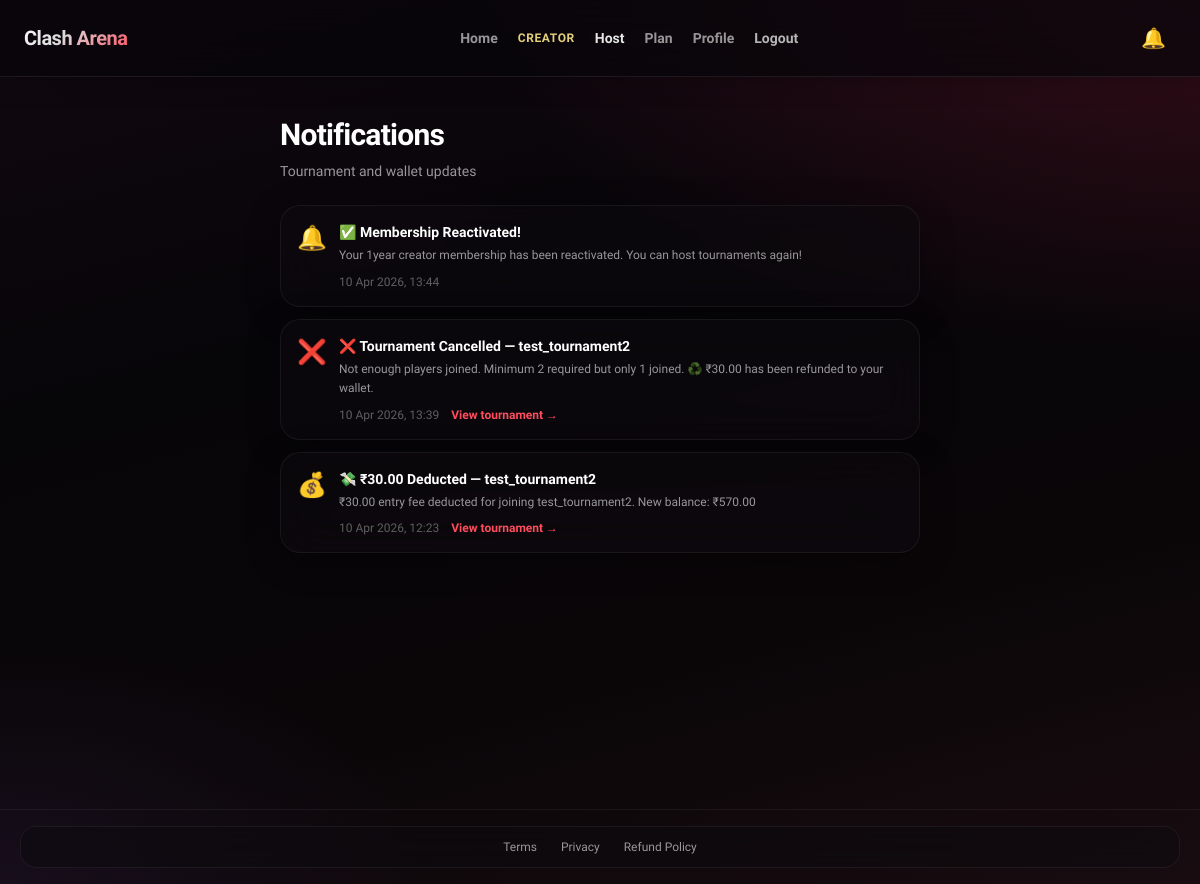
The app's page /notifications/ (signed in), older data.
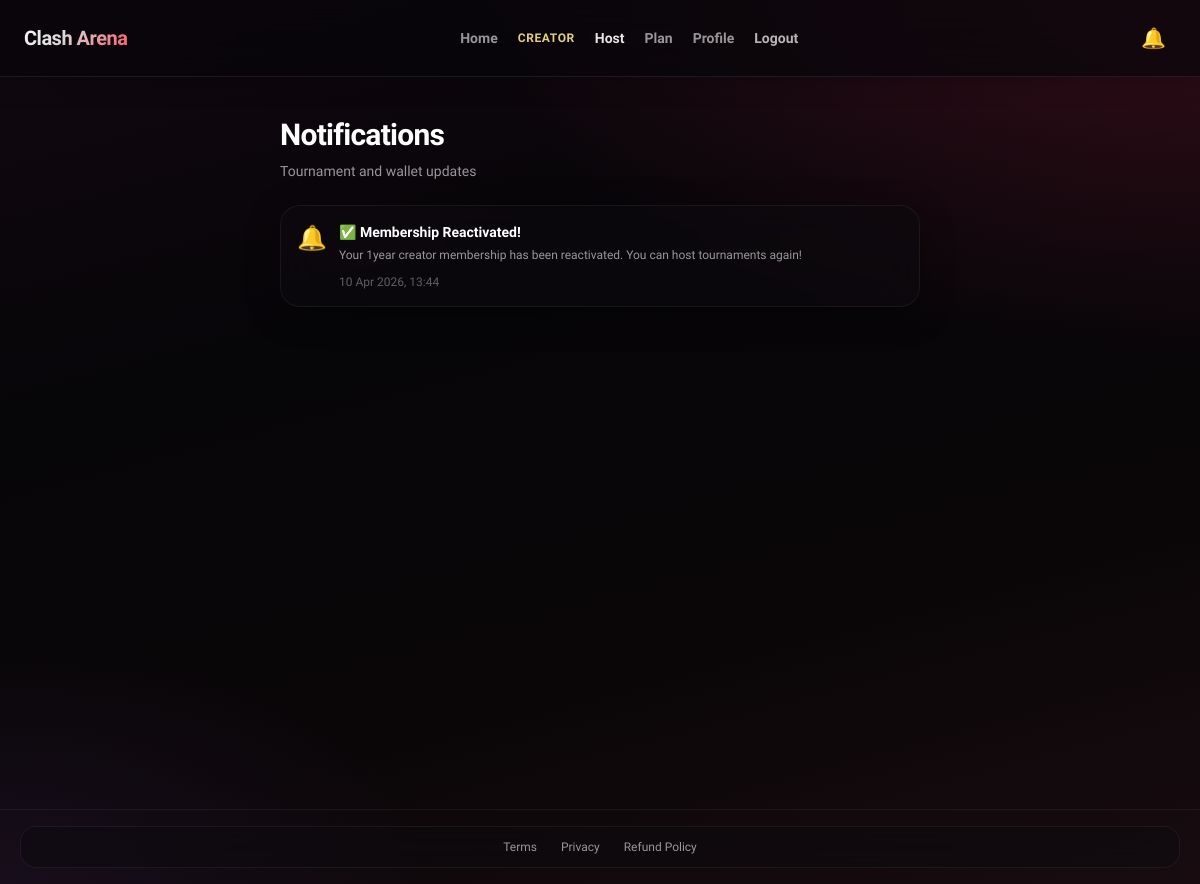
The same page, newer data.
### core/models.py (models this page shows, shortened)
class Notification(models.Model):
    TYPE_CHOICES = [
        ('tournament_start', 'Tournament Started'),
        ('tournament_end', 'Tournament Ended'),
        ('tournament_cancel', 'Tournament Cancelled'),
        ('result_uploaded', 'Result Uploaded'),
        ('wallet_credit', 'Wallet Credit'),
        ('general', 'General'),
    ]
    user = models.ForeignKey(User, on_delete=models.CASCADE, related_name='notifications')
    notification_type = models.CharField(max_length=30, choices=TYPE_CHOICES, default='general')
    title = models.CharField(max_length=200)
    message = models.TextField()
    tournament = models.ForeignKey(Tournament, on_delete=models.CASCADE, null=True, blank=True)
    is_read = models.BooleanField(default=False)
    created_at = models.DateTimeField(auto_now_add=True)

### core/views.py (the view)
# urls.py: path('notifications/', notifications_view, name='notifications'),
@login_required
def notifications_view(request):
    notifications = Notification.objects.filter(
        user=request.user
    ).order_by('-created_at')[:50]
    Notification.objects.filter(user=request.user, is_read=False).update(is_read=True)
    return render(request, 'notifications.html', {
        'notifications': notifications
    })

### core/context_processors.py (called while the page is built)
def unread_notifications(request):
    if request.user.is_authenticated:
        count = Notification.objects.filter(
            user=request.user, is_read=False
        ).count()
        return {'unread_count': count}
    return {'unread_count': 0}

### templates/notifications.html (shortened to what this page needs)
{% extends "base.html" %}
{% block content %}
<div class="max-w-2xl mx-auto px-3 sm:px-4 py-6 sm:py-10">
    <h1 class="text-2xl sm:text-3xl font-extrabold text-white mb-2 tracking-tight">Notifications</h1>
    <p class="ca-muted text-sm mb-6">Tournament and wallet updates</p>
    <div class="space-y-3">
        {% for n in notifications %}
        <div class="ca-glass p-4 relative overflow-hidden transition border {% if not n.is_read %}border-ca-accent/35 shadow-[0_0_24px_rgba(255,77,94,0.12)]{% else %}border-white/[0.06]{% endif %}">
            <div class="flex items-start gap-3 pr-4">
                <div class="text-2xl flex-shrink-0">
                    {% if n.notification_type == 'tournament_start' %}🔴
                    {% elif n.notification_type == 'tournament_end' %}🏆
                    {% elif n.notification_type == 'tournament_cancel' %}❌
                    {% elif n.notification_type == 'result_uploaded' %}📸
                    {% elif n.notification_type == 'wallet_credit' %}💰
                    {% else %}🔔
                    {% endif %}
                </div>
                <div class="flex-1 min-w-0">
                    <p class="text-white font-bold text-sm">{{ n.title }}</p>
                    <p class="ca-muted text-xs mt-1 leading-relaxed">{{ n.message }}</p>
                    <div class="flex flex-wrap items-center gap-3 mt-2">
                        <p class="text-white/35 text-xs">{{ n.created_at|date:"d M Y, H:i" }}</p>
                        {% if n.tournament %}
                        <a href="/tournament/{{ n.tournament.id }}/"
                           class="text-ca-accent text-xs font-semibold hover:text-white transition">
                            View tournament →
                        </a>
                        {% endif %}
                    </div>
                </div>
            </div>
        </div>
        {% empty %}
        <div class="ca-glass px-5 py-10 text-center">
            <p class="ca-muted text-sm">No notifications yet.</p>
        </div>
        {% endfor %}
    </div>
</div>
{% endblock %}

### templates/base.html (shortened to what this page needs)
<!DOCTYPE html>
<html lang="en">
<head>
    <script src="https://cdn.tailwindcss.com"></script>
</head>
<body class="text-white overflow-x-hidden antialiased">
    <nav class="ca-nav flex flex-wrap justify-between items-center gap-2 px-4 sm:px-6 py-3 sm:py-3.5 relative z-40">
        <a href="/" class="text-lg sm:text-xl font-extrabold ca-logo tracking-tight shrink-0 py-1">Clash Arena</a>
        <div class="hidden md:flex flex-wrap gap-x-5 gap-y-2 text-sm font-semibold items-center">
            <a href="/" class="ca-muted hover:text-white transition">Home</a>
            {% if user.is_authenticated %}
                {% if user.profile.is_admin %}
                    <span class="text-ca-accent font-bold text-xs uppercase tracking-wider">Admin</span>
                    <a href="/create-tournament/" class="text-white/90 hover:text-ca-accent transition">Host</a>
                    <a href="/creator-admin/" class="text-white/90 hover:text-ca-accent transition">Panel</a>
                {% elif user.profile.is_creator %}
                    <span class="text-amber-200/90 font-semibold text-xs uppercase tracking-wider">Creator</span>
                    <a href="/create-tournament/" class="text-white/90 hover:text-ca-accent transition">Host</a>
                    <a href="/subscription/" class="ca-muted hover:text-white transition">Plan</a>
                {% else %}
                    <a href="/subscription/" class="ca-muted hover:text-ca-accent transition">Become Creator</a>
                {% endif %}
                <a href="/profile/" class="ca-muted hover:text-white transition">Profile</a>
                <a href="/logout/" class="text-white/70 hover:text-ca-accent transition">Logout</a>
            {% else %}
                <a href="/login/" class="ca-muted hover:text-white transition">Login</a>
                <a href="/register/" class="text-white/90 hover:text-ca-accent transition">Register</a>
            {% endif %}
        </div>
        <div class="flex items-center gap-1 sm:gap-2 shrink-0">
            {% if user.is_authenticated %}
            <a href="/notifications/" class="relative p-2.5 min-w-[2.75rem] min-h-[2.75rem] flex items-center justify-center rounded-full hover:bg-white/5 transition" aria-label="Notifications">
                <span class="text-xl {% if unread_count > 0 %}bell-shake{% endif %}">🔔</span>
            </a>
            {% endif %}
        </div>
    </nav>
    <main class="max-w-7xl mx-auto px-4 sm:px-5 pb-6">
        {% block content %}{% endblock %}
    </main>
    <footer class="max-w-7xl mx-auto px-4 sm:px-5 py-4 border-t border-white/[0.06]">
        <div class="ca-glass-sm px-4 py-3 flex flex-wrap items-center justify-center gap-x-6 gap-y-2 text-xs font-medium ca-muted">
            <a href="/terms/" class="hover:text-white transition">Terms</a>
            <a href="/privacy/" class="hover:text-white transition">Privacy</a>
            <a href="/refund-policy/" class="hover:text-white transition">Refund Policy</a>
        </div>
    </footer>
</body>
</html>

### templates/base.html (style rules this page uses)
:root { --ca-accent: #ff4d5e; --ca-accent-hover: #ff6b7a; --ca-glass: rgba(14, 11, 16, 0.62); --ca-glass-border: rgba(255, 255, 255, 0.08); --ca-text-muted: rgba(255, 255, 255, 0.58); }
html { height: 100%; -webkit-tap-highlight-color: transparent; }
html, body { overflow-x: hidden; max-width: 100vw; }
body { min-height: 100%; height: 100%; font-family: 'Plus Jakarta Sans', system-ui, sans-serif; color: #f4f4f5; background-color: var(--ca-deep, #060508); background-image: radial-gradient(ellipse 120% 80% at 100% 0%, rgba(90, 20, 40, 0.55) 0%, transparent 50%), radial-gradient(ellipse 80% 60% at 0% 100%, rgba(25, 15, 30, 0.9) 0%, transparent 45%), linear-gradient(165deg, #120810 0%, #060508 35%, #0a0608 70%, #180c10 100%); background-attachment: fixed; }
main { min-height: calc(100dvh - 4.25rem); max-height: calc(100dvh - 4.25rem); overflow-y: auto; overflow-x: hidden; -webkit-overflow-scrolling: touch; scrollbar-width: thin; scrollbar-color: rgba(255, 77, 94, 0.35) transparent; }
.ca-nav { background: rgba(8, 6, 10, 0.72); backdrop-filter: blur(20px); -webkit-backdrop-filter: blur(20px); border-bottom: 1px solid var(--ca-glass-border); box-shadow: 0 4px 24px rgba(0, 0, 0, 0.25); }
.ca-logo { background: linear-gradient(135deg, #fff 0%, rgba(255, 255, 255, 0.85) 40%, var(--ca-accent) 100%); -webkit-background-clip: text; background-clip: text; -webkit-text-fill-color: transparent; }
.ca-glass { background: var(--ca-glass); backdrop-filter: blur(20px); -webkit-backdrop-filter: blur(20px); border: 1px solid var(--ca-glass-border); border-radius: 1.25rem; box-shadow: 0 8px 32px rgba(0, 0, 0, 0.35); }
.ca-glass-sm { background: rgba(12, 10, 14, 0.5); backdrop-filter: blur(16px); -webkit-backdrop-filter: blur(16px); border: 1px solid rgba(255, 255, 255, 0.06); border-radius: 1rem; }
.ca-muted { color: var(--ca-text-muted); }

Row changes from the older to the newer data that the page shows:
removed Notification: title "❌ Tournament Cancelled — test_tournament2", message "Not enough players joined. Minimum 2 required but only 1 joined. ♻️ ₹30.00 has been refunded to your wallet.", created_at "10 Apr 2026, 13:39"
removed Notification: title "💸 ₹30.00 Deducted — test_tournament2", message "₹30.00 entry fee deducted for joining test_tournament2. New balance: ₹570.00", created_at "10 Apr 2026, 12:23"
